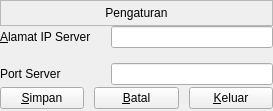
<?xml version="1.0" encoding="UTF-8"?>
<ui version="4.0">
 <class>SettingsWidget</class>
 <widget class="QWidget" name="SettingsWidget">
  <property name="geometry">
   <rect>
    <x>0</x>
    <y>0</y>
    <width>273</width>
    <height>111</height>
   </rect>
  </property>
  <property name="sizePolicy">
   <sizepolicy hsizetype="Fixed" vsizetype="Preferred">
    <horstretch>0</horstretch>
    <verstretch>0</verstretch>
   </sizepolicy>
  </property>
  <property name="minimumSize">
   <size>
    <width>0</width>
    <height>0</height>
   </size>
  </property>
  <property name="windowTitle">
   <string>Form</string>
  </property>
  <layout class="QVBoxLayout" name="verticalLayout_2">
   <property name="spacing">
    <number>0</number>
   </property>
   <property name="leftMargin">
    <number>0</number>
   </property>
   <property name="topMargin">
    <number>0</number>
   </property>
   <property name="rightMargin">
    <number>0</number>
   </property>
   <property name="bottomMargin">
    <number>0</number>
   </property>
   <item>
    <widget class="QFrame" name="headerFrame">
     <property name="frameShape">
      <enum>QFrame::StyledPanel</enum>
     </property>
     <property name="frameShadow">
      <enum>QFrame::Raised</enum>
     </property>
     <layout class="QVBoxLayout" name="verticalLayout">
      <property name="spacing">
       <number>0</number>
      </property>
      <property name="leftMargin">
       <number>0</number>
      </property>
      <property name="topMargin">
       <number>0</number>
      </property>
      <property name="rightMargin">
       <number>0</number>
      </property>
      <property name="bottomMargin">
       <number>0</number>
      </property>
      <item>
       <widget class="QLabel" name="titleLabel">
        <property name="text">
         <string>Pengaturan</string>
        </property>
        <property name="alignment">
         <set>Qt::AlignCenter</set>
        </property>
       </widget>
      </item>
     </layout>
    </widget>
   </item>
   <item>
    <widget class="QFrame" name="contentFrame">
     <layout class="QFormLayout" name="formLayout">
      <property name="horizontalSpacing">
       <number>20</number>
      </property>
      <property name="verticalSpacing">
       <number>15</number>
      </property>
      <property name="leftMargin">
       <number>0</number>
      </property>
      <property name="topMargin">
       <number>0</number>
      </property>
      <property name="rightMargin">
       <number>0</number>
      </property>
      <property name="bottomMargin">
       <number>0</number>
      </property>
      <item row="0" column="0">
       <widget class="QLabel" name="label_2">
        <property name="text">
         <string>&amp;Alamat IP Server</string>
        </property>
        <property name="buddy">
         <cstring>ipAddressEdit</cstring>
        </property>
       </widget>
      </item>
      <item row="0" column="1">
       <widget class="QLineEdit" name="ipAddressEdit">
        <property name="maxLength">
         <number>15</number>
        </property>
        <property name="echoMode">
         <enum>QLineEdit::Normal</enum>
        </property>
       </widget>
      </item>
      <item row="1" column="0">
       <widget class="QLabel" name="label_3">
        <property name="text">
         <string>Port Server</string>
        </property>
        <property name="buddy">
         <cstring>ipAddressEdit</cstring>
        </property>
       </widget>
      </item>
      <item row="1" column="1">
       <widget class="QLineEdit" name="portEdit">
        <property name="inputMask">
         <string/>
        </property>
        <property name="maxLength">
         <number>5</number>
        </property>
        <property name="echoMode">
         <enum>QLineEdit::Normal</enum>
        </property>
       </widget>
      </item>
     </layout>
    </widget>
   </item>
   <item>
    <widget class="QFrame" name="footerFrame">
     <layout class="QHBoxLayout" name="horizontalLayout">
      <property name="spacing">
       <number>10</number>
      </property>
      <property name="leftMargin">
       <number>0</number>
      </property>
      <property name="topMargin">
       <number>0</number>
      </property>
      <property name="rightMargin">
       <number>0</number>
      </property>
      <property name="bottomMargin">
       <number>0</number>
      </property>
      <item>
       <widget class="QPushButton" name="okButton">
        <property name="text">
         <string>&amp;Simpan</string>
        </property>
       </widget>
      </item>
      <item>
       <widget class="QPushButton" name="cancelButton">
        <property name="text">
         <string>&amp;Batal</string>
        </property>
       </widget>
      </item>
      <item>
       <widget class="QPushButton" name="exitButton">
        <property name="text">
         <string>&amp;Keluar</string>
        </property>
       </widget>
      </item>
     </layout>
    </widget>
   </item>
  </layout>
 </widget>
 <tabstops>
  <tabstop>ipAddressEdit</tabstop>
  <tabstop>portEdit</tabstop>
  <tabstop>okButton</tabstop>
  <tabstop>cancelButton</tabstop>
  <tabstop>exitButton</tabstop>
 </tabstops>
 <resources/>
 <connections/>
</ui>
